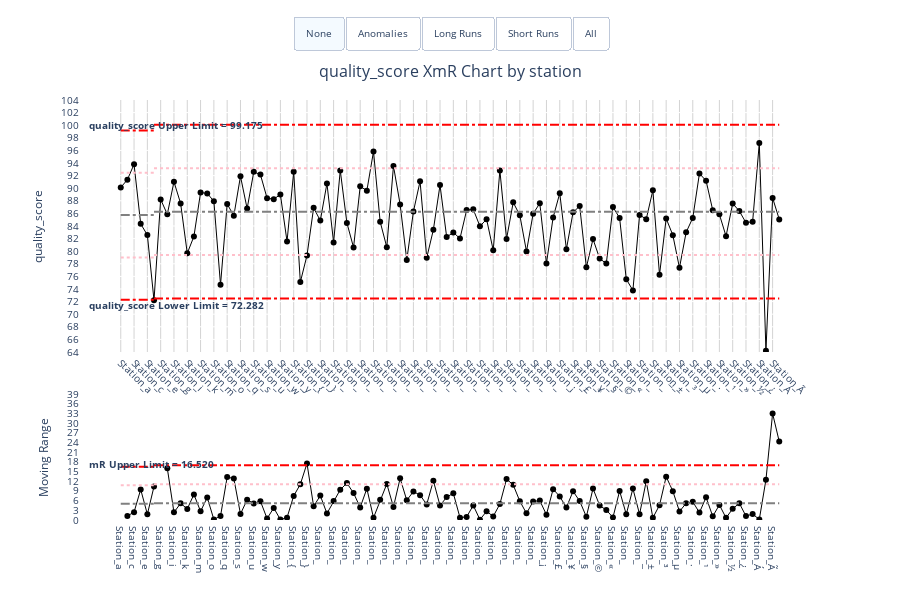

Notebook code cell kept with this figure:
### Code cell
# Categorical example
categories = ['Station_' + chr(ord('a') + i) for i in range(100)]
categorical_data = pd.DataFrame({
    'station': categories,
    'quality_score': np.random.normal(85, 5, 100)
}).sort_values('station')

xmr_categorical = xmr.XmR(
    data=categorical_data,
    x_ser_name='station',
    y_ser_name='quality_score',
    x_type='categorical',
    period_breaks = ["Station_f"],
    period_end = ["Station_z"]
    
)

xmr_categorical.xmr_chart

### Figure 1 — Plotly figure (JSON) as saved in the notebook; plotly's stock layout.template omitted (floating-point values rounded to 4 significant figures; data arrays with more than 128 entries replaced by an {"elided": "..."} marker saying what was removed)
{"data": [{"customdata": {"elided": "100x5 float values"}, "hovertemplate": "<b>Category:</b> %{x}<br><b>Value:</b> %{y:,.2f}<br><b>Mean:</b> %{customdata[0]:,.2f}<br><b>Is Anomaly:</b> %{customdata[2]}<br><b>Is Short Run:</b> %{customdata[3]}<br><b>Is Long Run:</b> %{customdata[4]}<br><extra></extra>", "line": {"color": "black", "width": 1}, "marker": {"color": "black", "size": 6}, "mode": "lines+markers", "name": "quality_score", "type": "scatter", "x": ["Station_a", "Station_b", "Station_c", "Station_d", "Station_e", "Station_f", "Station_g", "Station_h", "Station_i", "Station_j", "Station_k", "Station_l", "Station_m", "Station_n", "Station_o", "Station_p", "Station_q", "Station_r", "Station_s", "Station_t", "Station_u", "Station_v", "Station_w", "Station_x", "Station_y", "Station_z", "Station_{", "Station_|", "Station_}", "Station_~", "Station_", "Station_", "Station_", "Station_", "Station_", "Station_", "Station_", "Station_", "Station_", "Station_", "Station_", "Station_", "Station_", "Station_", "Station_", "Station_", "Station_", "Station_", "Station_", "Station_", "Station_", "Station_", "Station_", "Station_", "Station_", "Station_", "Station_", "Station_", "Station_", "Station_", "Station_", "Station_", "Station_", "Station_ ", "Station_¡", "Station_¢", "Station_£", "Station_¤", "Station_¥", "Station_¦", "Station_§", "Station_¨", "Station_©", "Station_ª", "Station_«", "Station_¬", "Station_", "Station_®", "Station_¯", "Station_°", "Station_±", "Station_²", "Station_³", "Station_´", "Station_µ", "Station_¶", "Station_·", "Station_¸", "Station_¹", "Station_º", "Station_»", "Station_¼", "Station_½", "Station_¾", "Station_¿", "Station_À", "Station_Á", "Station_Â", "Station_Ã", "Station_Ä"], "xaxis": "x", "y": [90.11, 91.36, 93.79, 84.34, 82.56, 72.2, 88.22, 85.86, 91.02, 87.58, 79.67, 82.34, 89.32, 89.17, 87.94, 74.66, 87.49, 85.63, 91.9, 86.76, 92.59, 92.15, 88.41, 88.26, 89.0, 81.54, 92.6, 75.1, 79.33, 86.88, 84.86, 90.76, 81.39, 92.83, 84.49, 80.59, 90.3, 89.61, 95.84, 84.67, 80.63, 93.53, 87.43, 78.6, 86.28, 91.1, 78.95, 83.4, 90.5, 82.25, 82.98, 82.01, 86.53, 86.64, 83.96, 85.08, 80.14, 92.81, 81.93, 87.75, 85.7, 79.96, 85.96, 87.6, 78.05, 85.33, 89.2, 80.31, 86.17, 87.17, 77.43, 81.92, 78.84, 78.03, 87.02, 85.27, 75.55, 73.78, 85.76, 85.09, 89.67, 76.25, 85.19, 82.55, 77.36, 83.0, 85.28, 92.33, 91.19, 86.51, 85.85, 82.38, 87.57, 86.37, 84.52, 84.69, 97.15, 64.2, 88.46, 85.05], "yaxis": "y"}, {"customdata": {"elided": "100x5 float values"}, "hovertemplate": "<b>Category:</b> %{x}<br><b>Range:</b> %{y:,.2f}<br><b>Mean:</b> %{customdata[0]:,.2f}<br><b>Is Anomaly:</b> %{customdata[2]}<br><b>Is Short Run:</b> %{customdata[3]}<br><b>Is Long Run:</b> %{customdata[4]}<br><extra></extra>", "line": {"color": "black", "width": 1}, "marker": {"color": "black", "size": 6}, "mode": "lines+markers", "name": "Moving Range", "type": "scatter", "x": ["Station_a", "Station_b", "Station_c", "Station_d", "Station_e", "Station_f", "Station_g", "Station_h", "Station_i", "Station_j", "Station_k", "Station_l", "Station_m", "Station_n", "Station_o", "Station_p", "Station_q", "Station_r", "Station_s", "Station_t", "Station_u", "Station_v", "Station_w", "Station_x", "Station_y", "Station_z", "Station_{", "Station_|", "Station_}", "Station_~", "Station_", "Station_", "Station_", "Station_", "Station_", "Station_", "Station_", "Station_", "Station_", "Station_", "Station_", "Station_", "Station_", "Station_", "Station_", "Station_", "Station_", "Station_", "Station_", "Station_", "Station_", "Station_", "Station_", "Station_", "Station_", "Station_", "Station_", "Station_", "Station_", "Station_", "Station_", "Station_", "Station_", "Station_ ", "Station_¡", "Station_¢", "Station_£", "Station_¤", "Station_¥", "Station_¦", "Station_§", "Station_¨", "Station_©", "Station_ª", "Station_«", "Station_¬", "Station_", "Station_®", "Station_¯", "Station_°", "Station_±", "Station_²", "Station_³", "Station_´", "Station_µ", "Station_¶", "Station_·", "Station_¸", "Station_¹", "Station_º", "Station_»", "Station_¼", "Station_½", "Station_¾", "Station_¿", "Station_À", "Station_Á", "Station_Â", "Station_Ã", "Station_Ä"], "xaxis": "x2", "y": [NaN, 1.248, 2.434, 9.452, 1.777, 10.36, NaN, 16.02, 2.366, 5.162, 3.435, 7.915, 2.672, 6.974, 0.1444, 1.229, 13.28, 12.83, 1.86, 6.267, 5.138, 5.833, 0.4365, 3.743, 0.148, 0.7331, 7.453, 11.06, 17.51, 4.235, 7.548, 2.018, 5.896, 9.364, 11.44, 8.334, 3.904, 9.707, 0.6859, 6.229, 11.17, 4.038, 12.89, 6.097, 8.828, 7.679, 4.822, 12.16, 4.453, 7.102, 8.256, 0.7309, 0.9665, 4.514, 0.1158, 2.684, 1.12, 4.937, 12.67, 10.87, 5.819, 2.051, 5.744, 5.999, 1.645, 9.552, 7.285, 3.868, 8.889, 5.854, 1.002, 9.734, 4.488, 3.082, 0.8062, 8.983, 1.748, 9.718, 1.774, 11.99, 0.679, 4.581, 13.41, 8.936, 2.639, 5.186, 5.636, 2.283, 7.044, 1.137, 4.68, 0.6613, 3.464, 5.191, 1.205, 1.848, 0.1718, 12.46, 32.96, 24.26], "yaxis": "y2"}, {"marker": {"color": "red", "size": 8, "symbol": "cross"}, "mode": "markers", "texttemplate": "%{y}", "type": "scatter", "visible": false, "x": ["Station_f", "Station_Â"], "xaxis": "x", "y": [72.2, 64.2], "yaxis": "y"}, {"marker": {"color": "red", "size": 8, "symbol": "cross"}, "mode": "markers", "type": "scatter", "visible": false, "x": ["Station_}", "Station_Ã", "Station_Ä"], "xaxis": "x2", "y": [17.51, 32.96, 24.26], "yaxis": "y2"}], "layout": {"annotations": [{"font": {"size": 16}, "showarrow": false, "text": "quality_score XmR Chart by station", "x": 0.5, "xanchor": "center", "xref": "paper", "y": 1.1, "yanchor": "top", "yref": "paper"}, {"font": {"size": 10}, "showarrow": false, "text": "<b>mR Upper Limit = 16.520</b>", "x": 0.01, "xanchor": "left", "xref": "paper", "y": 17.35, "yanchor": "auto", "yref": "y2"}, {"font": {"size": 10}, "showarrow": false, "text": "<b>quality_score Upper Limit = 99.175</b>", "x": 0.01, "xanchor": "left", "xref": "paper", "y": 99.98, "yanchor": "auto", "yref": "y"}, {"font": {"size": 10}, "showarrow": false, "text": "<b>quality_score Lower Limit = 72.282</b>", "x": 0.01, "xanchor": "left", "xref": "paper", "y": 71.47, "yanchor": "auto", "yref": "y"}], "font": {"size": 10}, "height": 600, "hovermode": "x", "plot_bgcolor": "white", "shapes": [{"line": {"color": "gray", "dash": "dashdot"}, "type": "line", "x0": "Station_a", "x1": "Station_f", "xref": "x", "y0": 85.73, "y1": 85.73, "yref": "y"}, {"line": {"color": "red", "dash": "dashdot"}, "type": "line", "x0": "Station_a", "x1": "Station_f", "xref": "x", "y0": 99.17, "y1": 99.17, "yref": "y"}, {"line": {"color": "red", "dash": "dashdot"}, "type": "line", "x0": "Station_a", "x1": "Station_f", "xref": "x", "y0": 72.28, "y1": 72.28, "yref": "y"}, {"line": {"color": "pink", "dash": "dot"}, "type": "line", "x0": "Station_a", "x1": "Station_f", "xref": "x", "y0": 92.45, "y1": 92.45, "yref": "y"}, {"line": {"color": "pink", "dash": "dot"}, "type": "line", "x0": "Station_a", "x1": "Station_f", "xref": "x", "y0": 79.0, "y1": 79.0, "yref": "y"}, {"line": {"color": "gray", "dash": "dashdot"}, "type": "line", "x0": "Station_a", "x1": "Station_f", "xref": "x", "y0": 5.055, "y1": 5.055, "yref": "y2"}, {"line": {"color": "red", "dash": "dashdot"}, "type": "line", "x0": "Station_a", "x1": "Station_f", "xref": "x", "y0": 16.52, "y1": 16.52, "yref": "y2"}, {"line": {"color": "pink", "dash": "dot"}, "type": "line", "x0": "Station_a", "x1": "Station_f", "xref": "x", "y0": 10.79, "y1": 10.79, "yref": "y2"}, {"line": {"color": "gray", "dash": "dashdot"}, "type": "line", "x0": "Station_f", "x1": "Station_Ä", "xref": "x", "y0": 86.27, "y1": 86.27, "yref": "y"}, {"line": {"color": "red", "dash": "dashdot"}, "type": "line", "x0": "Station_f", "x1": "Station_Ä", "xref": "x", "y0": 100.1, "y1": 100.1, "yref": "y"}, {"line": {"color": "red", "dash": "dashdot"}, "type": "line", "x0": "Station_f", "x1": "Station_Ä", "xref": "x", "y0": 72.49, "y1": 72.49, "yref": "y"}, {"line": {"color": "pink", "dash": "dot"}, "type": "line", "x0": "Station_f", "x1": "Station_Ä", "xref": "x", "y0": 93.16, "y1": 93.16, "yref": "y"}, {"line": {"color": "pink", "dash": "dot"}, "type": "line", "x0": "Station_f", "x1": "Station_Ä", "xref": "x", "y0": 79.38, "y1": 79.38, "yref": "y"}, {"line": {"color": "gray", "dash": "dashdot"}, "type": "line", "x0": "Station_f", "x1": "Station_Ä", "xref": "x", "y0": 5.182, "y1": 5.182, "yref": "y2"}, {"line": {"color": "red", "dash": "dashdot"}, "type": "line", "x0": "Station_f", "x1": "Station_Ä", "xref": "x", "y0": 16.94, "y1": 16.94, "yref": "y2"}, {"line": {"color": "pink", "dash": "dot"}, "type": "line", "x0": "Station_f", "x1": "Station_Ä", "xref": "x", "y0": 11.06, "y1": 11.06, "yref": "y2"}], "showlegend": false, "updatemenus": [{"active": 0, "buttons": [{"args": [{"visible": [true, true, false, false]}, {"annotations": [{"font": {"size": 16}, "showarrow": false, "text": "quality_score XmR Chart by station", "x": 0.5, "xanchor": "center", "xref": "paper", "y": 1.1, "yanchor": "top", "yref": "paper"}, {"font": {"size": 10}, "showarrow": false, "text": "<b>mR Upper Limit = 16.520</b>", "x": 0.01, "xanchor": "left", "xref": "paper", "y": 17.35, "yanchor": "auto", "yref": "y2"}, {"font": {"size": 10}, "showarrow": false, "text": "<b>quality_score Upper Limit = 99.175</b>", "x": 0.01, "xanchor": "left", "xref": "paper", "y": 99.98, "yanchor": "auto", "yref": "y"}, {"font": {"size": 10}, "showarrow": false, "text": "<b>quality_score Lower Limit = 72.282</b>", "x": 0.01, "xanchor": "left", "xref": "paper", "y": 71.47, "yanchor": "auto", "yref": "y"}], "shapes": [{"line": {"color": "gray", "dash": "dashdot"}, "type": "line", "x0": "Station_a", "x1": "Station_f", "xref": "x", "y0": 85.73, "y1": 85.73, "yref": "y"}, {"line": {"color": "red", "dash": "dashdot"}, "type": "line", "x0": "Station_a", "x1": "Station_f", "xref": "x", "y0": 99.17, "y1": 99.17, "yref": "y"}, {"line": {"color": "red", "dash": "dashdot"}, "type": "line", "x0": "Station_a", "x1": "Station_f", "xref": "x", "y0": 72.28, "y1": 72.28, "yref": "y"}, {"line": {"color": "pink", "dash": "dot"}, "type": "line", "x0": "Station_a", "x1": "Station_f", "xref": "x", "y0": 92.45, "y1": 92.45, "yref": "y"}, {"line": {"color": "pink", "dash": "dot"}, "type": "line", "x0": "Station_a", "x1": "Station_f", "xref": "x", "y0": 79.0, "y1": 79.0, "yref": "y"}, {"line": {"color": "gray", "dash": "dashdot"}, "type": "line", "x0": "Station_a", "x1": "Station_f", "xref": "x", "y0": 5.055, "y1": 5.055, "yref": "y2"}, {"line": {"color": "red", "dash": "dashdot"}, "type": "line", "x0": "Station_a", "x1": "Station_f", "xref": "x", "y0": 16.52, "y1": 16.52, "yref": "y2"}, {"line": {"color": "pink", "dash": "dot"}, "type": "line", "x0": "Station_a", "x1": "Station_f", "xref": "x", "y0": 10.79, "y1": 10.79, "yref": "y2"}, {"line": {"color": "gray", "dash": "dashdot"}, "type": "line", "x0": "Station_f", "x1": "Station_Ä", "xref": "x", "y0": 86.27, "y1": 86.27, "yref": "y"}, {"line": {"color": "red", "dash": "dashdot"}, "type": "line", "x0": "Station_f", "x1": "Station_Ä", "xref": "x", "y0": 100.1, "y1": 100.1, "yref": "y"}, {"line": {"color": "red", "dash": "dashdot"}, "type": "line", "x0": "Station_f", "x1": "Station_Ä", "xref": "x", "y0": 72.49, "y1": 72.49, "yref": "y"}, {"line": {"color": "pink", "dash": "dot"}, "type": "line", "x0": "Station_f", "x1": "Station_Ä", "xref": "x", "y0": 93.16, "y1": 93.16, "yref": "y"}, {"line": {"color": "pink", "dash": "dot"}, "type": "line", "x0": "Station_f", "x1": "Station_Ä", "xref": "x", "y0": 79.38, "y1": 79.38, "yref": "y"}, {"line": {"color": "gray", "dash": "dashdot"}, "type": "line", "x0": "Station_f", "x1": "Station_Ä", "xref": "x", "y0": 5.182, "y1": 5.182, "yref": "y2"}, {"line": {"color": "red", "dash": "dashdot"}, "type": "line", "x0": "Station_f", "x1": "Station_Ä", "xref": "x", "y0": 16.94, "y1": 16.94, "yref": "y2"}, {"line": {"color": "pink", "dash": "dot"}, "type": "line", "x0": "Station_f", "x1": "Station_Ä", "xref": "x", "y0": 11.06, "y1": 11.06, "yref": "y2"}]}], "label": "None", "method": "update"}, {"args": [{"visible": [true, true, true, true]}, {"annotations": [{"font": {"size": 16}, "showarrow": false, "text": "quality_score XmR Chart by station", "x": 0.5, "xanchor": "center", "xref": "paper", "y": 1.1, "yanchor": "top", "yref": "paper"}, {"font": {"size": 10}, "showarrow": false, "text": "<b>mR Upper Limit = 16.520</b>", "x": 0.01, "xanchor": "left", "xref": "paper", "y": 17.35, "yanchor": "auto", "yref": "y2"}, {"font": {"size": 10}, "showarrow": false, "text": "<b>quality_score Upper Limit = 99.175</b>", "x": 0.01, "xanchor": "left", "xref": "paper", "y": 99.98, "yanchor": "auto", "yref": "y"}, {"font": {"size": 10}, "showarrow": false, "text": "<b>quality_score Lower Limit = 72.282</b>", "x": 0.01, "xanchor": "left", "xref": "paper", "y": 71.47, "yanchor": "auto", "yref": "y"}], "shapes": [{"line": {"color": "gray", "dash": "dashdot"}, "type": "line", "x0": "Station_a", "x1": "Station_f", "xref": "x", "y0": 85.73, "y1": 85.73, "yref": "y"}, {"line": {"color": "red", "dash": "dashdot"}, "type": "line", "x0": "Station_a", "x1": "Station_f", "xref": "x", "y0": 99.17, "y1": 99.17, "yref": "y"}, {"line": {"color": "red", "dash": "dashdot"}, "type": "line", "x0": "Station_a", "x1": "Station_f", "xref": "x", "y0": 72.28, "y1": 72.28, "yref": "y"}, {"line": {"color": "pink", "dash": "dot"}, "type": "line", "x0": "Station_a", "x1": "Station_f", "xref": "x", "y0": 92.45, "y1": 92.45, "yref": "y"}, {"line": {"color": "pink", "dash": "dot"}, "type": "line", "x0": "Station_a", "x1": "Station_f", "xref": "x", "y0": 79.0, "y1": 79.0, "yref": "y"}, {"line": {"color": "gray", "dash": "dashdot"}, "type": "line", "x0": "Station_a", "x1": "Station_f", "xref": "x", "y0": 5.055, "y1": 5.055, "yref": "y2"}, {"line": {"color": "red", "dash": "dashdot"}, "type": "line", "x0": "Station_a", "x1": "Station_f", "xref": "x", "y0": 16.52, "y1": 16.52, "yref": "y2"}, {"line": {"color": "pink", "dash": "dot"}, "type": "line", "x0": "Station_a", "x1": "Station_f", "xref": "x", "y0": 10.79, "y1": 10.79, "yref": "y2"}, {"line": {"color": "gray", "dash": "dashdot"}, "type": "line", "x0": "Station_f", "x1": "Station_Ä", "xref": "x", "y0": 86.27, "y1": 86.27, "yref": "y"}, {"line": {"color": "red", "dash": "dashdot"}, "type": "line", "x0": "Station_f", "x1": "Station_Ä", "xref": "x", "y0": 100.1, "y1": 100.1, "yref": "y"}, {"line": {"color": "red", "dash": "dashdot"}, "type": "line", "x0": "Station_f", "x1": "Station_Ä", "xref": "x", "y0": 72.49, "y1": 72.49, "yref": "y"}, {"line": {"color": "pink", "dash": "dot"}, "type": "line", "x0": "Station_f", "x1": "Station_Ä", "xref": "x", "y0": 93.16, "y1": 93.16, "yref": "y"}, {"line": {"color": "pink", "dash": "dot"}, "type": "line", "x0": "Station_f", "x1": "Station_Ä", "xref": "x", "y0": 79.38, "y1": 79.38, "yref": "y"}, {"line": {"color": "gray", "dash": "dashdot"}, "type": "line", "x0": "Station_f", "x1": "Station_Ä", "xref": "x", "y0": 5.182, "y1": 5.182, "yref": "y2"}, {"line": {"color": "red", "dash": "dashdot"}, "type": "line", "x0": "Station_f", "x1": "Station_Ä", "xref": "x", "y0": 16.94, "y1": 16.94, "yref": "y2"}, {"line": {"color": "pink", "dash": "dot"}, "type": "line", "x0": "Station_f", "x1": "Station_Ä", "xref": "x", "y0": 11.06, "y1": 11.06, "yref": "y2"}]}], "label": "Anomalies", "method": "update"}, {"args": [{"visible": [true, true, false, false]}, {"annotations": [{"font": {"size": 16}, "showarrow": false, "text": "quality_score XmR Chart by station", "x": 0.5, "xanchor": "center", "xref": "paper", "y": 1.1, "yanchor": "top", "yref": "paper"}, {"font": {"size": 10}, "showarrow": false, "text": "<b>mR Upper Limit = 16.520</b>", "x": 0.01, "xanchor": "left", "xref": "paper", "y": 17.35, "yanchor": "auto", "yref": "y2"}, {"font": {"size": 10}, "showarrow": false, "text": "<b>quality_score Upper Limit = 99.175</b>", "x": 0.01, "xanchor": "left", "xref": "paper", "y": 99.98, "yanchor": "auto", "yref": "y"}, {"font": {"size": 10}, "showarrow": false, "text": "<b>quality_score Lower Limit = 72.282</b>", "x": 0.01, "xanchor": "left", "xref": "paper", "y": 71.47, "yanchor": "auto", "yref": "y"}], "shapes": [{"line": {"color": "gray", "dash": "dashdot"}, "type": "line", "x0": "Station_a", "x1": "Station_f", "xref": "x", "y0": 85.73, "y1": 85.73, "yref": "y"}, {"line": {"color": "red", "dash": "dashdot"}, "type": "line", "x0": "Station_a", "x1": "Station_f", "xref": "x", "y0": 99.17, "y1": 99.17, "yref": "y"}, {"line": {"color": "red", "dash": "dashdot"}, "type": "line", "x0": "Station_a", "x1": "Station_f", "xref": "x", "y0": 72.28, "y1": 72.28, "yref": "y"}, {"line": {"color": "pink", "dash": "dot"}, "type": "line", "x0": "Station_a", "x1": "Station_f", "xref": "x", "y0": 92.45, "y1": 92.45, "yref": "y"}, {"line": {"color": "pink", "dash": "dot"}, "type": "line", "x0": "Station_a", "x1": "Station_f", "xref": "x", "y0": 79.0, "y1": 79.0, "yref": "y"}, {"line": {"color": "gray", "dash": "dashdot"}, "type": "line", "x0": "Station_a", "x1": "Station_f", "xref": "x", "y0": 5.055, "y1": 5.055, "yref": "y2"}, {"line": {"color": "red", "dash": "dashdot"}, "type": "line", "x0": "Station_a", "x1": "Station_f", "xref": "x", "y0": 16.52, "y1": 16.52, "yref": "y2"}, {"line": {"color": "pink", "dash": "dot"}, "type": "line", "x0": "Station_a", "x1": "Station_f", "xref": "x", "y0": 10.79, "y1": 10.79, "yref": "y2"}, {"line": {"color": "gray", "dash": "dashdot"}, "type": "line", "x0": "Station_f", "x1": "Station_Ä", "xref": "x", "y0": 86.27, "y1": 86.27, "yref": "y"}, {"line": {"color": "red", "dash": "dashdot"}, "type": "line", "x0": "Station_f", "x1": "Station_Ä", "xref": "x", "y0": 100.1, "y1": 100.1, "yref": "y"}, {"line": {"color": "red", "dash": "dashdot"}, "type": "line", "x0": "Station_f", "x1": "Station_Ä", "xref": "x", "y0": 72.49, "y1": 72.49, "yref": "y"}, {"line": {"color": "pink", "dash": "dot"}, "type": "line", "x0": "Station_f", "x1": "Station_Ä", "xref": "x", "y0": 93.16, "y1": 93.16, "yref": "y"}, {"line": {"color": "pink", "dash": "dot"}, "type": "line", "x0": "Station_f", "x1": "Station_Ä", "xref": "x", "y0": 79.38, "y1": 79.38, "yref": "y"}, {"line": {"color": "gray", "dash": "dashdot"}, "type": "line", "x0": "Station_f", "x1": "Station_Ä", "xref": "x", "y0": 5.182, "y1": 5.182, "yref": "y2"}, {"line": {"color": "red", "dash": "dashdot"}, "type": "line", "x0": "Station_f", "x1": "Station_Ä", "xref": "x", "y0": 16.94, "y1": 16.94, "yref": "y2"}, {"line": {"color": "pink", "dash": "dot"}, "type": "line", "x0": "Station_f", "x1": "Station_Ä", "xref": "x", "y0": 11.06, "y1": 11.06, "yref": "y2"}]}], "label": "Long Runs", "method": "update"}, {"args": [{"visible": [true, true, false, false]}, {"annotations": [{"font": {"size": 16}, "showarrow": false, "text": "quality_score XmR Chart by station", "x": 0.5, "xanchor": "center", "xref": "paper", "y": 1.1, "yanchor": "top", "yref": "paper"}, {"font": {"size": 10}, "showarrow": false, "text": "<b>mR Upper Limit = 16.520</b>", "x": 0.01, "xanchor": "left", "xref": "paper", "y": 17.35, "yanchor": "auto", "yref": "y2"}, {"font": {"size": 10}, "showarrow": false, "text": "<b>quality_score Upper Limit = 99.175</b>", "x": 0.01, "xanchor": "left", "xref": "paper", "y": 99.98, "yanchor": "auto", "yref": "y"}, {"font": {"size": 10}, "showarrow": false, "text": "<b>quality_score Lower Limit = 72.282</b>", "x": 0.01, "xanchor": "left", "xref": "paper", "y": 71.47, "yanchor": "auto", "yref": "y"}], "shapes": [{"line": {"color": "gray", "dash": "dashdot"}, "type": "line", "x0": "Station_a", "x1": "Station_f", "xref": "x", "y0": 85.73, "y1": 85.73, "yref": "y"}, {"line": {"color": "red", "dash": "dashdot"}, "type": "line", "x0": "Station_a", "x1": "Station_f", "xref": "x", "y0": 99.17, "y1": 99.17, "yref": "y"}, {"line": {"color": "red", "dash": "dashdot"}, "type": "line", "x0": "Station_a", "x1": "Station_f", "xref": "x", "y0": 72.28, "y1": 72.28, "yref": "y"}, {"line": {"color": "pink", "dash": "dot"}, "type": "line", "x0": "Station_a", "x1": "Station_f", "xref": "x", "y0": 92.45, "y1": 92.45, "yref": "y"}, {"line": {"color": "pink", "dash": "dot"}, "type": "line", "x0": "Station_a", "x1": "Station_f", "xref": "x", "y0": 79.0, "y1": 79.0, "yref": "y"}, {"line": {"color": "gray", "dash": "dashdot"}, "type": "line", "x0": "Station_a", "x1": "Station_f", "xref": "x", "y0": 5.055, "y1": 5.055, "yref": "y2"}, {"line": {"color": "red", "dash": "dashdot"}, "type": "line", "x0": "Station_a", "x1": "Station_f", "xref": "x", "y0": 16.52, "y1": 16.52, "yref": "y2"}, {"line": {"color": "pink", "dash": "dot"}, "type": "line", "x0": "Station_a", "x1": "Station_f", "xref": "x", "y0": 10.79, "y1": 10.79, "yref": "y2"}, {"line": {"color": "gray", "dash": "dashdot"}, "type": "line", "x0": "Station_f", "x1": "Station_Ä", "xref": "x", "y0": 86.27, "y1": 86.27, "yref": "y"}, {"line": {"color": "red", "dash": "dashdot"}, "type": "line", "x0": "Station_f", "x1": "Station_Ä", "xref": "x", "y0": 100.1, "y1": 100.1, "yref": "y"}, {"line": {"color": "red", "dash": "dashdot"}, "type": "line", "x0": "Station_f", "x1": "Station_Ä", "xref": "x", "y0": 72.49, "y1": 72.49, "yref": "y"}, {"line": {"color": "pink", "dash": "dot"}, "type": "line", "x0": "Station_f", "x1": "Station_Ä", "xref": "x", "y0": 93.16, "y1": 93.16, "yref": "y"}, {"line": {"color": "pink", "dash": "dot"}, "type": "line", "x0": "Station_f", "x1": "Station_Ä", "xref": "x", "y0": 79.38, "y1": 79.38, "yref": "y"}, {"line": {"color": "gray", "dash": "dashdot"}, "type": "line", "x0": "Station_f", "x1": "Station_Ä", "xref": "x", "y0": 5.182, "y1": 5.182, "yref": "y2"}, {"line": {"color": "red", "dash": "dashdot"}, "type": "line", "x0": "Station_f", "x1": "Station_Ä", "xref": "x", "y0": 16.94, "y1": 16.94, "yref": "y2"}, {"line": {"color": "pink", "dash": "dot"}, "type": "line", "x0": "Station_f", "x1": "Station_Ä", "xref": "x", "y0": 11.06, "y1": 11.06, "yref": "y2"}, {"fillcolor": "purple", "line": {"color": "blue", "dash": "longdashdot", "width": 2}, "name": "Short Run", "opacity": 0.2, "path": "M Station_§ 79.43466759905657 L Station_¨ 83.9225353723047 L Station_© 80.84010008442038 L Station_ª 80.03394414924264 L Station_ª 76.03394414924264 L Station_© 76.84010008442038 L Station_¨ 79.9225353723047 L Station_§ 75.43466759905657 Z", "type": "path"}]}], "label": "Short Runs", "method": "update"}, {"args": [{"visible": [true, true, true, true]}, {"annotations": [{"font": {"size": 16}, "showarrow": false, "text": "quality_score XmR Chart by station", "x": 0.5, "xanchor": "center", "xref": "paper", "y": 1.1, "yanchor": "top", "yref": "paper"}, {"font": {"size": 10}, "showarrow": false, "text": "<b>mR Upper Limit = 16.520</b>", "x": 0.01, "xanchor": "left", "xref": "paper", "y": 17.35, "yanchor": "auto", "yref": "y2"}, {"font": {"size": 10}, "showarrow": false, "text": "<b>quality_score Upper Limit = 99.175</b>", "x": 0.01, "xanchor": "left", "xref": "paper", "y": 99.98, "yanchor": "auto", "yref": "y"}, {"font": {"size": 10}, "showarrow": false, "text": "<b>quality_score Lower Limit = 72.282</b>", "x": 0.01, "xanchor": "left", "xref": "paper", "y": 71.47, "yanchor": "auto", "yref": "y"}], "shapes": [{"line": {"color": "gray", "dash": "dashdot"}, "type": "line", "x0": "Station_a", "x1": "Station_f", "xref": "x", "y0": 85.73, "y1": 85.73, "yref": "y"}, {"line": {"color": "red", "dash": "dashdot"}, "type": "line", "x0": "Station_a", "x1": "Station_f", "xref": "x", "y0": 99.17, "y1": 99.17, "yref": "y"}, {"line": {"color": "red", "dash": "dashdot"}, "type": "line", "x0": "Station_a", "x1": "Station_f", "xref": "x", "y0": 72.28, "y1": 72.28, "yref": "y"}, {"line": {"color": "pink", "dash": "dot"}, "type": "line", "x0": "Station_a", "x1": "Station_f", "xref": "x", "y0": 92.45, "y1": 92.45, "yref": "y"}, {"line": {"color": "pink", "dash": "dot"}, "type": "line", "x0": "Station_a", "x1": "Station_f", "xref": "x", "y0": 79.0, "y1": 79.0, "yref": "y"}, {"line": {"color": "gray", "dash": "dashdot"}, "type": "line", "x0": "Station_a", "x1": "Station_f", "xref": "x", "y0": 5.055, "y1": 5.055, "yref": "y2"}, {"line": {"color": "red", "dash": "dashdot"}, "type": "line", "x0": "Station_a", "x1": "Station_f", "xref": "x", "y0": 16.52, "y1": 16.52, "yref": "y2"}, {"line": {"color": "pink", "dash": "dot"}, "type": "line", "x0": "Station_a", "x1": "Station_f", "xref": "x", "y0": 10.79, "y1": 10.79, "yref": "y2"}, {"line": {"color": "gray", "dash": "dashdot"}, "type": "line", "x0": "Station_f", "x1": "Station_Ä", "xref": "x", "y0": 86.27, "y1": 86.27, "yref": "y"}, {"line": {"color": "red", "dash": "dashdot"}, "type": "line", "x0": "Station_f", "x1": "Station_Ä", "xref": "x", "y0": 100.1, "y1": 100.1, "yref": "y"}, {"line": {"color": "red", "dash": "dashdot"}, "type": "line", "x0": "Station_f", "x1": "Station_Ä", "xref": "x", "y0": 72.49, "y1": 72.49, "yref": "y"}, {"line": {"color": "pink", "dash": "dot"}, "type": "line", "x0": "Station_f", "x1": "Station_Ä", "xref": "x", "y0": 93.16, "y1": 93.16, "yref": "y"}, {"line": {"color": "pink", "dash": "dot"}, "type": "line", "x0": "Station_f", "x1": "Station_Ä", "xref": "x", "y0": 79.38, "y1": 79.38, "yref": "y"}, {"line": {"color": "gray", "dash": "dashdot"}, "type": "line", "x0": "Station_f", "x1": "Station_Ä", "xref": "x", "y0": 5.182, "y1": 5.182, "yref": "y2"}, {"line": {"color": "red", "dash": "dashdot"}, "type": "line", "x0": "Station_f", "x1": "Station_Ä", "xref": "x", "y0": 16.94, "y1": 16.94, "yref": "y2"}, {"line": {"color": "pink", "dash": "dot"}, "type": "line", "x0": "Station_f", "x1": "Station_Ä", "xref": "x", "y0": 11.06, "y1": 11.06, "yref": "y2"}, {"fillcolor": "purple", "line": {"color": "blue", "dash": "longdashdot", "width": 2}, "name": "Short Run", "opacity": 0.2, "path": "M Station_§ 79.43466759905657 L Station_¨ 83.9225353723047 L Station_© 80.84010008442038 L Station_ª 80.03394414924264 L Station_ª 76.03394414924264 L Station_© 76.84010008442038 L Station_¨ 79.9225353723047 L Station_§ 75.43466759905657 Z", "type": "path"}]}], "label": "All", "method": "update"}], "direction": "right", "type": "buttons", "x": 0.5, "xanchor": "center", "y": 1.2}], "xaxis": {"anchor": "y", "automargin": true, "domain": [0, 1], "gridcolor": "lightgray", "showgrid": true, "showline": true, "showspikes": true, "showticklabels": true, "spikemode": "across+toaxis", "spikesnap": "cursor", "tickangle": 45, "tickformat": "%b\n%Y", "ticklabelmode": "period", "type": "category", "zeroline": false}, "xaxis2": {"anchor": "y2", "domain": [0, 1], "matches": "x"}, "yaxis": {"anchor": "x", "domain": [0.4, 1], "dtick": 2, "range": [64, 104], "tickformat": "0", "title": {"text": "quality_score"}}, "yaxis2": {"anchor": "x2", "domain": [0, 0.3], "dtick": 3, "range": [0, 39], "tickformat": "0", "title": {"text": "Moving Range"}}}}
